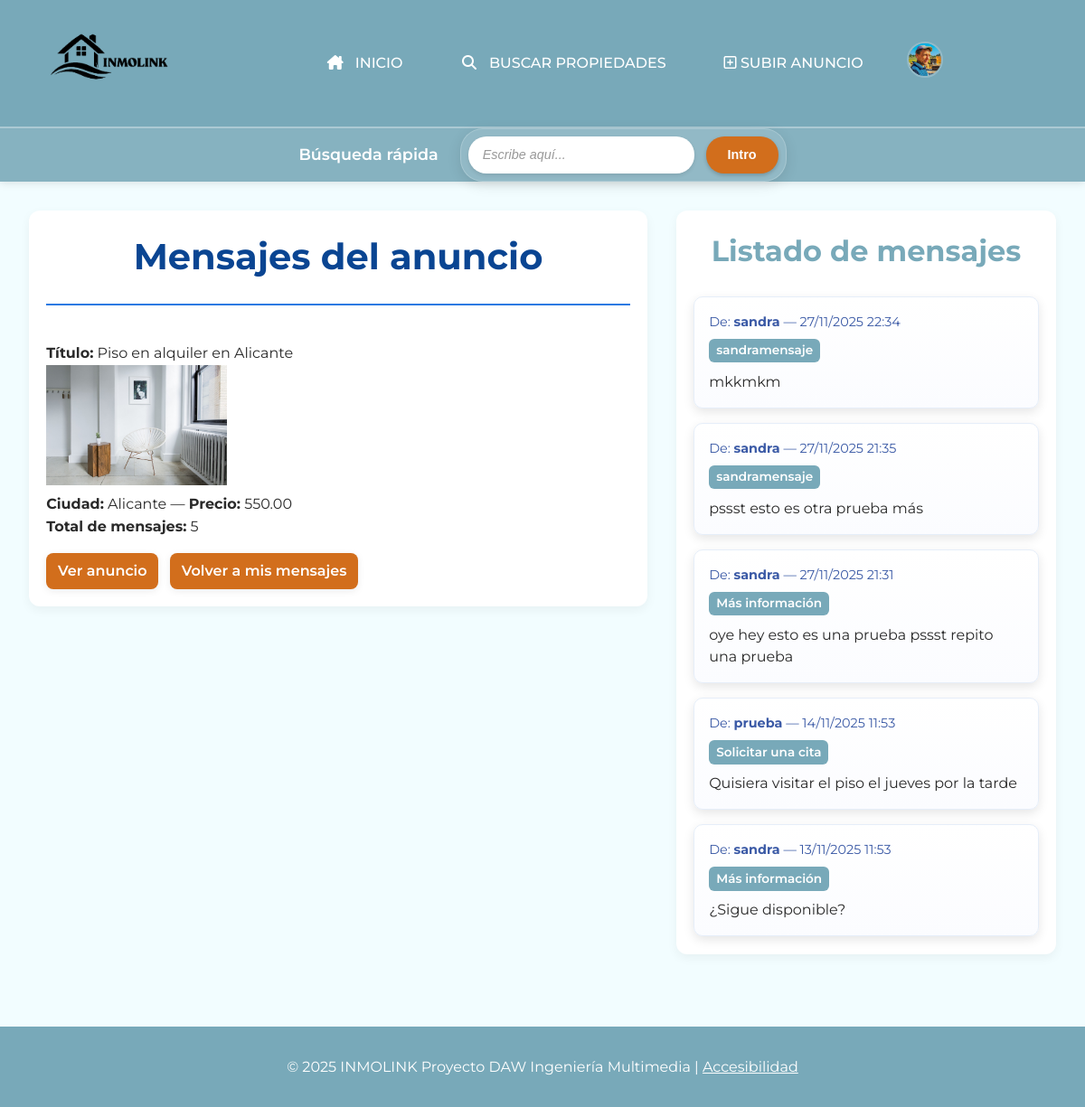
Screenshot of /mensajes_anuncio.php?id=1 (signed in) with the database file from the repository.
### tables this page shows
CREATE TABLE `anuncios` (
  `IdAnuncio` int(11) NOT NULL,
  `TAnuncio` smallint(5) UNSIGNED DEFAULT NULL,
  `TVivienda` smallint(5) UNSIGNED DEFAULT NULL,
  `FPrincipal` varchar(255) DEFAULT NULL,
  `Alternativo` varchar(255) NOT NULL,
  `Titulo` varchar(255) DEFAULT NULL,
  `Precio` decimal(12,2) DEFAULT NULL,
  `Texto` text DEFAULT NULL,
  `Ciudad` varchar(255) DEFAULT NULL,
  `Pais` int(11) DEFAULT NULL,
  `Superficie` decimal(10,2) DEFAULT NULL,
  `NHabitaciones` int(11) DEFAULT NULL,
  `NBanyos` int(11) DEFAULT NULL,
  `Planta` int(11) DEFAULT NULL,
  `Anyo` int(11) DEFAULT NULL,
  `FRegistro` datetime NOT NULL DEFAULT current_timestamp(),
  `Usuario` int(11) DEFAULT NULL
);

CREATE TABLE `mensajes` (
  `IdMensaje` int(11) NOT NULL,
  `TMensaje` smallint(5) UNSIGNED DEFAULT NULL,
  `Texto` varchar(4000) DEFAULT NULL,
  `Anuncio` int(11) DEFAULT NULL,
  `UsuOrigen` int(11) DEFAULT NULL,
  `UsuDestino` int(11) DEFAULT NULL,
  `FRegistro` datetime NOT NULL DEFAULT current_timestamp()
);

CREATE TABLE `usuarios` (
  `IdUsuario` int(11) NOT NULL,
  `NomUsuario` varchar(15) NOT NULL,
  `Clave` varchar(255) NOT NULL,
  `Email` varchar(254) NOT NULL,
  `Sexo` smallint(6) DEFAULT NULL,
  `FNacimiento` date DEFAULT NULL,
  `Ciudad` varchar(255) DEFAULT NULL,
  `Pais` int(11) DEFAULT NULL,
  `Foto` varchar(255) DEFAULT NULL,
  `FRegistro` datetime NOT NULL DEFAULT current_timestamp(),
  `Estilo` int(11) DEFAULT NULL
);

CREATE TABLE `tiposmensajes` (
  `IdTMensaje` smallint(5) UNSIGNED NOT NULL,
  `NomTMensaje` varchar(255) NOT NULL
);

### mensajes_anuncio.php (the view, shortened to what this page needs)
<?php
require_once __DIR__ . '/includes/cabecera.php';
$db = get_db();
function h($v){ return htmlspecialchars($v, ENT_QUOTES, 'UTF-8'); }
$anuncio_id = isset($_GET['id']) ? (int)$_GET['id'] : 0;
$anuncio = null;
$stmt = $db->prepare("SELECT IdAnuncio, Titulo, FPrincipal, Ciudad, Precio, Usuario FROM anuncios WHERE IdAnuncio = ? LIMIT 1");
if ($stmt) {
    $stmt->bind_param('i', $anuncio_id);
    $stmt->execute();
    $res = $stmt->get_result();
    $anuncio = $res ? $res->fetch_assoc() : null;
}
$total_mensajes = 0;
$stmt = $db->prepare("SELECT COUNT(*) AS cnt FROM mensajes WHERE Anuncio = ?");
if ($stmt) {
    $stmt->bind_param('i', $anuncio_id);
    $stmt->execute();
    $cnt = $stmt->get_result()->fetch_assoc();
    $total_mensajes = (int)$cnt['cnt'];
}
$mensajes = [];
$sql = "SELECT m.IdMensaje, m.Texto, m.FRegistro, tm.NomTMensaje AS TipoNombre, uorig.NomUsuario AS OrigenNombre
        FROM mensajes m
        LEFT JOIN tiposMensajes tm ON m.TMensaje = tm.IdTMensaje
        LEFT JOIN usuarios uorig ON m.UsuOrigen = uorig.IdUsuario
        WHERE m.Anuncio = ?
        ORDER BY m.FRegistro DESC
        LIMIT 500";
$stmt = $db->prepare($sql);
if ($stmt) {
    $stmt->bind_param('i', $anuncio_id);
    $stmt->execute();
    $res = $stmt->get_result();
    if ($res) { $mensajes = $res->fetch_all(MYSQLI_ASSOC); $res->free(); }
}
?>
<main class="mensajes-anuncio-main">
    <section>
        <h1>Mensajes del anuncio</h1>
        <p><strong>Título:</strong> <?php echo h($anuncio['Titulo']); ?></p>
        <?php if (!empty($anuncio['FPrincipal'])): ?>
            <p><img src="<?php echo h($anuncio['FPrincipal']); ?>" alt="Imagen" width="200"></p>
        <?php endif; ?>
        <p><strong>Ciudad:</strong> <?php echo h($anuncio['Ciudad']); ?> — <strong>Precio:</strong> <?php echo h($anuncio['Precio']); ?></p>
        <p><strong>Total de mensajes:</strong> <?php echo $total_mensajes; ?></p>
        <p><a class="boton-enlace" href="/daw/detalle_anuncio?id=<?php echo urlencode($anuncio_id); ?>">Ver anuncio</a>
           &nbsp; <a class="boton-enlace" href="/daw/mis_mensajes">Volver a mis mensajes</a></p>
    </section>
    <section>
        <h2>Listado de mensajes</h2>
        <?php if (empty($mensajes)): ?>
            <p>No hay mensajes para este anuncio.</p>
        <?php else: ?>
            <ul class="lista-mensajes-anuncio">
                <?php foreach ($mensajes as $m): ?>
                    <li>
                        <article>
                            <p class="meta">De: <strong><?php echo h($m['OrigenNombre'] ?: 'Anónimo'); ?></strong>
                            — <time><?php echo h(date('d/m/Y H:i', strtotime($m['FRegistro']))); ?></time></p>
                            <p class="tipo-msg"><?php echo h($m['TipoNombre'] ?: 'Mensaje'); ?></p>
                            <p class="texto"><?php echo nl2br(h(mb_strimwidth($m['Texto'], 0, 800, '...'))); ?></p>
                        </article>
                    </li>
                <?php endforeach; ?>
            </ul>
        <?php endif; ?>
    </section>
</main>
<?php require_once __DIR__ . '/includes/pie.php'; ?>

### css/inmolink.css (style rules this page uses)
article { background-color: #fff; border-radius: 12px; box-shadow: 0 4px 12px rgba(0,0,0,0.1); overflow: hidden; transition: var(--transicion); border: 1px solid #eee; }
.mensajes-anuncio-main { display: grid; grid-template-columns: 1fr 420px; gap: 2rem; align-items: start; }
.mensajes-anuncio-main > section:first-child, .mensajes-anuncio-main > section:last-child { background: #fff; padding: 1.2rem; border-radius: 12px; box-shadow: 0 4px 12px rgba(0,0,0,0.05); }
.mensajes-anuncio-main > section:last-child { max-height: 70vh; overflow: auto; }
.lista-mensajes-anuncio { list-style: none; margin: 0; padding: 0; display: flex; flex-direction: column; gap: 1rem; }
.lista-mensajes-anuncio article { padding: 1rem; border-radius: 10px; border: 1px solid #e6eef9; background: linear-gradient(180deg, #ffffff 0%, #fbfcff 100%); }
.lista-mensajes-anuncio .meta { font-size: 0.9rem; color: #3b5aa6; margin-bottom: 0.4rem; }
.lista-mensajes-anuncio .tipo-msg { display: inline-block; background: var(--color-secundario); color: #fff; padding: 0.15rem 0.5rem; border-radius: 6px; font-weight: 600; font-size: 0.85rem; margin-bottom: 0.6rem; }
.lista-mensajes-anuncio .texto { font-size: 1rem; color: var(--color-texto); line-height: 1.5; white-space: pre-wrap; }
.boton-enlace { background: var(--color-primario); color: #fff; padding: 0.45rem 0.8rem; border-radius: 8px; text-decoration: none; display: inline-block; font-weight: 600; }
body { overflow-x: hidden; }

### css/noche.css (style rules this page uses)
html { filter: invert(1) hue-rotate(180deg); background-color: #111; }
img, video, iframe, svg { filter: invert(1) hue-rotate(180deg); }

### css/alto_contraste.css (style rules this page uses)
:root { --color-primario: #fead0a; --color-secundario: #004080; --color-acento: #ffea00; --color-texto: #000000; --color-fondo: #e6d257; --color-footer-bg: #002b5c; --color-footer-texto: #ffe62d; --color-mensaje-fondo: #f2f2f2; --color-mensaje-texto: #000000; --color-mensaje-borde: #000000; }

### css/texto_grande.css (style rules this page uses)
p, li, dd { margin-bottom: 0.8em; }
a { text-decoration: underline; text-underline-offset: 0.2em; text-decoration-thickness: 2px; }
:where(a, button, input, select, textarea, summary, [tabindex]) :focus-visible { outline: 3px solid var(--color-secundario); outline-offset: 3px; }
:where(a, button, input[type="button"], input[type="submit"], input[type="reset"], .boton-enlace) { min-height: 44px; min-width: 44px; }
.boton-enlace { font-size: 1.1em; padding: 0.9em 1.6em; }
main { padding: 2.2rem; }

### css/texto_grande_dislexia.css (style rules this page uses)
body { font-family: 'OpenDyslexic', system-ui, -apple-system, Segoe UI, Roboto, Arial, sans-serif; line-height: 1.8; }

### css/variables.css (style rules this page uses)
:root { --color-primario: #d26e1c; --color-secundario: #78a9b9; --color-terciario: #39c1da; --color-texto: #2a2a2a; --color-fondo: #f2fdff; --color-footer-bg: #78a9b9; --color-footer-texto: #ffffff; --transicion: all 0.3s ease; --color-mensaje-fondo: #f9f9f9; --color-mensaje-texto: #333; --color-mensaje-borde: #d26e1c; }

### css/base.css (style rules this page uses)
* { box-sizing: border-box; margin: 0; padding: 0; }
body { font-family: 'Montserrat', sans-serif; background-color: var(--color-fondo); color: var(--color-texto); line-height: 1.6; }
a { text-decoration: none; color: inherit; }
.boton-enlace { display: inline-block; background: var(--color-secundario); color: #fff; padding: 0.7em 1.5em; border-radius: 25px; font-weight: 600; text-align: center; text-decoration: none; box-shadow: 0 2px 8px rgba(0,0,0,0.08); transition: background 0.2s, color 0.2s, transform 0.2s; margin-top: 1em; }

### css/main.css (style rules this page uses)
main { padding: 2rem; max-width: 1200px; margin: 0 auto; }
main h1, main section h1 { color: #0a4592; font-size: 2.5em; font-weight: bold; text-align: center; border-bottom: 2px solid #2a7ae2; padding-bottom: 0.5em; margin-bottom: 1em; }
h2 { color: var(--color-secundario); font-size: 1.8rem; text-align: center; margin-bottom: 1.5rem; }
main section h2 { font-size: 2rem; }
article { background-color: #fff; border-radius: 12px; box-shadow: 0 4px 12px rgba(0,0,0,0.1); overflow: hidden; transition: var(--transicion); border: 1px solid #eee; }

### rows the page displays
anuncios: Titulo "Piso en alquiler en Alicante", FPrincipal (picture), Ciudad "Alicante", Precio "550.00"
mensajes: UsuOrigen.NomUsuario "sandra", FRegistro "27/11/2025 22:34", TMensaje.NomTMensaje "sandramensaje", Texto "mkkmkm"
mensajes: UsuOrigen.NomUsuario "sandra", FRegistro "27/11/2025 21:35", TMensaje.NomTMensaje "sandramensaje", Texto "pssst esto es otra prueba más"
mensajes: UsuOrigen.NomUsuario "sandra", FRegistro "27/11/2025 21:31", TMensaje.NomTMensaje "Más información", Texto "oye hey esto es una prueba pssst repito una prueba"
mensajes: UsuOrigen.NomUsuario "prueba", FRegistro "14/11/2025 11:53", TMensaje.NomTMensaje "Solicitar una cita", Texto "Quisiera visitar el piso el jueves por la tarde"
mensajes: UsuOrigen.NomUsuario "sandra", FRegistro "13/11/2025 11:53", TMensaje.NomTMensaje "Más información", Texto "¿Sigue disponible?"

### other values shown
$total_mensajes "5"
